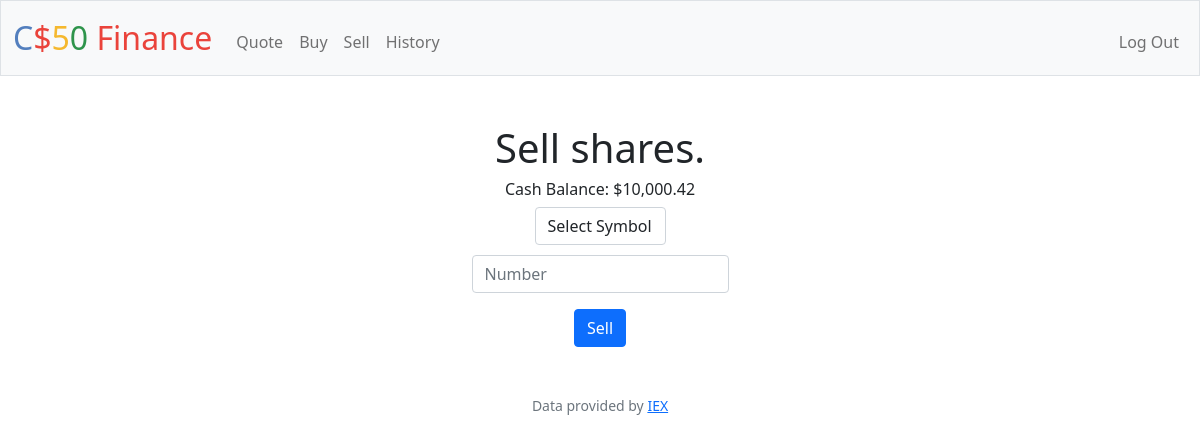
The page /sell (signed in) on the database as committed earlier.
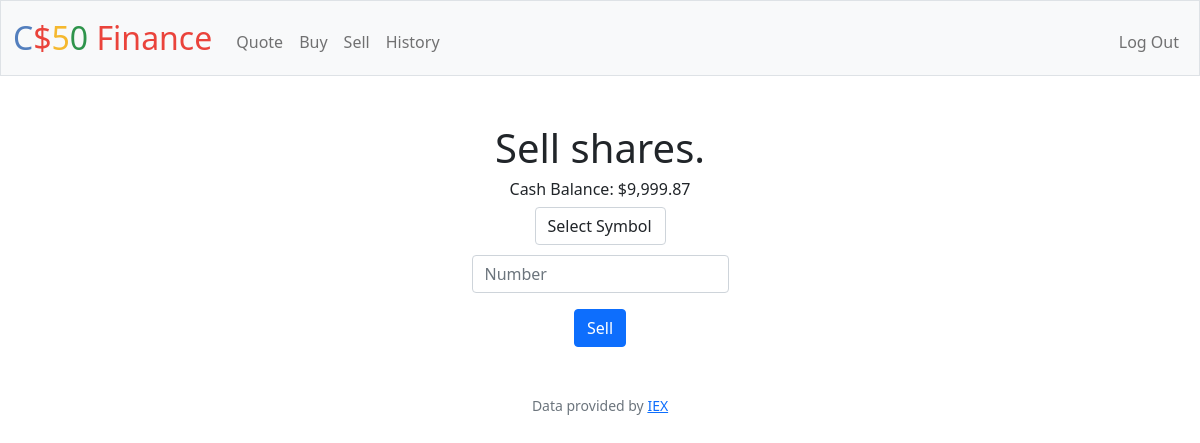
The same page on the database as committed later.
### tables this page shows
CREATE TABLE users (id INTEGER PRIMARY KEY AUTOINCREMENT NOT NULL, username TEXT NOT NULL, hash TEXT NOT NULL, cash NUMERIC NOT NULL DEFAULT 10000.00);

### app.py (the view, shortened to what this page needs)
@app.route("/sell", methods=["GET", "POST"])
@login_required
def sell():
    user_id = session["user_id"]
    symbols = db.execute("SELECT symbol FROM portfolios WHERE user_id = ?", user_id)
    cash_before = float(db.execute("SELECT cash FROM users WHERE id = ?", user_id)[0]["cash"])
    if request.method == "GET":
        return render_template("sell.html", symbols=symbols, cash_before=cash_before)

### app.py (called while the page is built)
@app.after_request
def after_request(response):
    response.headers["Cache-Control"] = "no-cache, no-store, must-revalidate"
    response.headers["Expires"] = 0
    response.headers["Pragma"] = "no-cache"
    return response

### helpers.py (called while the page is built)
def login_required(f):
    @wraps(f)
    def decorated_function(*args, **kwargs):
        if session.get("user_id") is None:
            return redirect("/login")
        return f(*args, **kwargs)
    return decorated_function

def usd(value):
    return f"${value:,.2f}"

### templates/sell.html (shortened to what this page needs)
{% extends "layout.html" %}
{% block main %}
<h1>Sell shares.</h1>
<h6>Cash Balance: {{ cash_before | usd }}</h6>
<form action="/sell" method="post">
    <div class="mb-3">
        <select autofocus class="form-control mx-auto w-auto" name="symbol">
            <option disabled selected>Select Symbol</option>
        </select>
        <input autocomplete="off" autofocus class="form-control mx-auto w-auto" name="shares" placeholder="Number" type="text">
    </div>
    <button class="btn btn-primary" type="submit">Sell</button>
</form>
{% endblock %}

Rows that differ between the two databases and show on the page:
changed users: cash "$10,000.42" → "$9,999.87"
